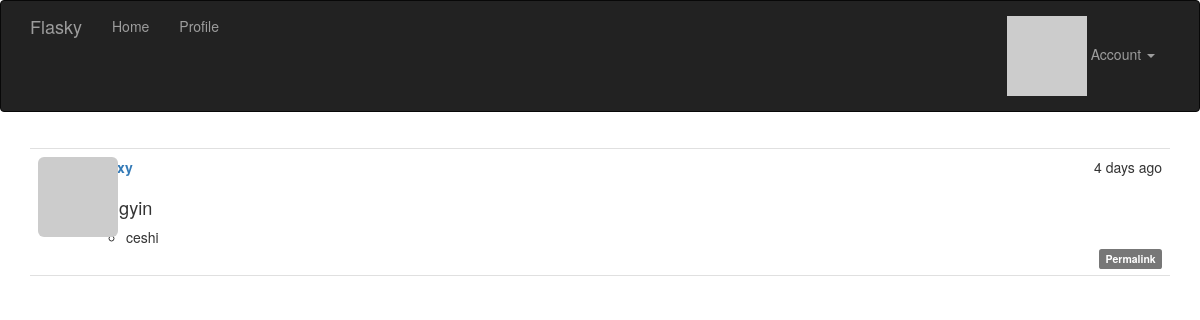
Before: /post/310 (signed in) with the older database file.
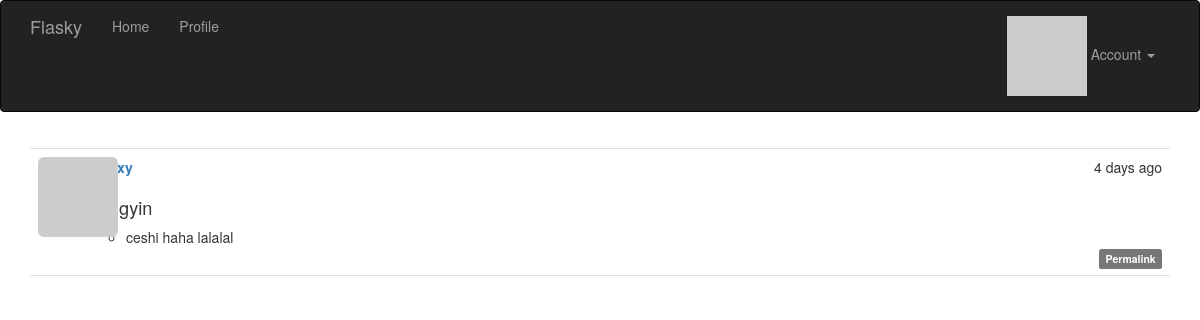
After: the same page with the newer database file.
### app/models.py (models this page shows, shortened)
class Post(db.Model):
    __tablename__ = 'posts'
    id = db.Column(db.Integer, primary_key=True)
    body = db.Column(db.Text)
    body_html = db.Column(db.Text)
    timestamp = db.Column(db.DateTime, index=True, default=datetime.utcnow)
    author_id = db.Column(db.Integer, db.ForeignKey('users.id'))

### app/main/views.py (the view)
@main.route('/post/<int:id>')
def post(id):
    post = Post.query.get_or_404(id)
    return render_template('post.html', posts=[post])

### app/auth/views.py (called while the page is built)
@auth.before_app_request
def before_request():
    if current_user.is_authenticated:
        current_user.ping
        if not current_user.confirmed \
                and request.endpoint[:5] != 'auth.' \
                and request.endpoint != 'static':
            return redirect(url_for('auth.unconfirmed'))

### app/main/__init__.py (called while the page is built)
@main.app_context_processor
def inject_permissions():
	return dict(Permission=Permission)

### app/models.py (called while the page is built)
@login_manager.user_loader
def load_user(user_id):
    return User.query.get(int(user_id))

    def can(self, permissions):
        return self.role is not None and \
            (self.role.permissions & permissions) == permissions

    def is_administrator(self):
        return self.can(Permission.ADMINISTER)

    def gravatar(self, size=100, default='identicon', rating='g'):
        if request.is_secure:
            url = 'https://secure.gravatar.com/avatar'
        else:
            url = 'http://www.gravatar.com/avatar'
        hash = self.avatar_hash or hashlib.md5(
            self.email.encode('utf-8')).hexdigest()
        return '{url}/{hash}?s={size}&d={default}&r={rating}'.format(
            url=url, hash=hash, size=size, default=default, rating=rating)

### app/templates/post.html (shortened to what this page needs)
{% extends "base.html" %}
{% import "_macros.html" as macros %}
{% block page_content %}
{% include '_posts.html' %}
{% endblock %}

### app/templates/_posts.html (shortened to what this page needs)
<ul class="posts">
    {% for post in posts %}
    <li class="post">
        <div class="post-thumbnail">
            <a href="{{ url_for('.user', username=post.author.username) }}">
                <img class="img-rounded profile-thumbnail" src="{{ post.author.gravatar(size=40) }}">
            </a>
        </div>
        <div class="post-content">
            <div class="post-date">{{ moment(post.timestamp).fromNow() }}</div>
            <div class="post-author"><a href="{{ url_for('.user', username=post.author.username) }}">{{ post.author.username }}</a></div>
            <div class="post-body">
                {% if post.body_html %}
                    {{ post.body_html | safe }}
                {% else %}
                    {{ post.body }}
                {% endif %}
            </div>
            <div class="post-footer">
                <a href="{{ url_for('.post', id=post.id) }}">
                    <span class="label label-default">Permalink</span>
                </a>
            </div>
        </div>
    </li>
    {% endfor %}
</ul>

Changed rows visible on the page:
changed Post: body_html "wangyin ceshi" → "wangyin ceshi haha lalalal"
